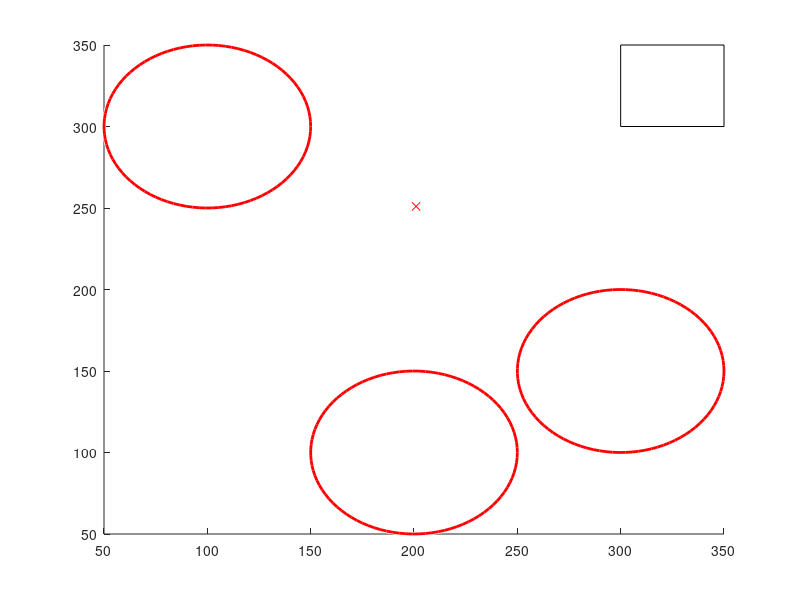

The MATLAB source for this figure: (Note: this script raises an error after producing the figure.)
% function [ output_args ] = plotGraph( input_args )
%UNTITLED Summary of this function goes here
%   Detailed explanation goes here

close all;

%% plot target area
% L1 = 100;
% L2 = 100;
targetArea = [300, 300];

targetDimension = [50, 50];

rectangle('Position',[targetArea(1), targetArea(2), ...
    targetDimension(1), targetDimension(2)] );

%% plot obstacles
originO1 = [300, 150];
originO2 = [100, 300];
originO3 = [200, 100];
r = 50;

hold on
viscircles(originO1, r)
hold on
viscircles(originO2, r)
hold on
viscircles(originO3, r)

%% plot joints
hold on
basePose = [201; 251];
plot(basePose(1),basePose(2),'rx')

endPose = [300, 350];

% [ ~, ~, theta1, theta2] = igm(endPose(1), endPose(2), basePose(1),...
%     basePose(2), L1, L2);
theta1 = 1.5807;
theta2 = -1.5907;
joint1Pose = basePose + [L1 * cos(theta1); L1 * sin(theta1)];
% joint2Pose = joint1Pose + [L2 * cos(theta1+theta2); L2*sin(theta1+theta2)];

xEnd = basePose(1) + L1 * cos(theta1) + L2*cos(theta1 + theta2);
yEnd = basePose(2) + L1 * sin(theta1) + L2*sin(theta1 + theta2);


hold on
line([basePose(1),joint1Pose(1)],[basePose(2),joint1Pose(2)]);
hold on
% line([joint1Pose(1),endPose(1)],[joint1Pose(2),endPose(2)]);

line([joint1Pose(1),xEnd],[joint1Pose(2),yEnd]);




